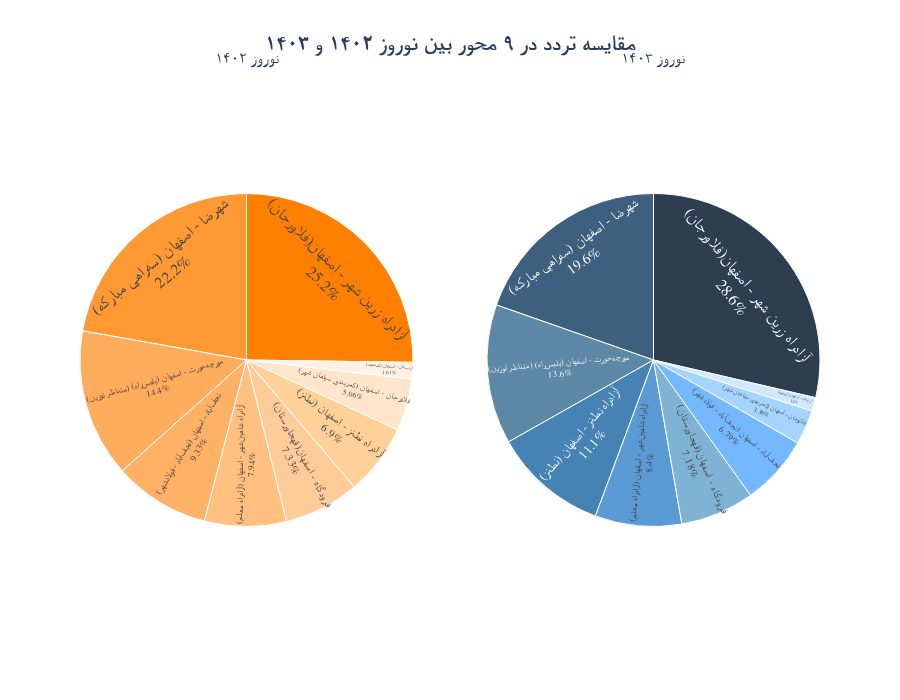

Notebook source saved alongside this figure:
### Code cell
import plotly.graph_objects as go
from plotly.subplots import make_subplots

# Prepare data
df_bar = df_merged[['name_x', 'est_sum_total_est_x', 'est_sum_total_est_y']].copy()
df_bar.columns = ['محور', 'نوروز ۱۴۰۲', 'نوروز ۱۴۰۳']

# Slightly improved colors (dark to light)
colors_1402 = ['#FF8000', '#FF9933', '#FFAD5C', '#FFB266', '#FFC080', '#FFCC99', '#FFD199', '#FFE5CC', '#FFF2E5']
colors_1403 = ['#2C3E50', '#3E5F7D', '#5D89A6', '#4682B4', '#5A9BD5', '#7FB3D5', '#74B9FF', '#A4D4FF', '#D0E8FF']

# Sort data by values (descending) separately for each year
df_bar_1402 = df_bar.sort_values(by='نوروز ۱۴۰۲', ascending=False).reset_index(drop=True)
df_bar_1403 = df_bar.sort_values(by='نوروز ۱۴۰۳', ascending=False).reset_index(drop=True)

# Create subplots
fig = make_subplots(rows=1, cols=2, specs=[[{'type':'domain'}, {'type':'domain'}]])

# First pie chart (Nowruz 1402)
fig.add_trace(go.Pie(
    labels=df_bar_1402['محور'],
    values=df_bar_1402['نوروز ۱۴۰۲'],
    name='نوروز ۱۴۰۲',
    marker=dict(colors=colors_1402[:len(df_bar_1402)]),
    textinfo='percent+label',
), row=1, col=1)

# Second pie chart (Nowruz 1403)
fig.add_trace(go.Pie(
    labels=df_bar_1403['محور'],
    values=df_bar_1403['نوروز ۱۴۰۳'],
    name='نوروز ۱۴۰۳',
    marker=dict(colors=colors_1403[:len(df_bar_1403)]),
    textinfo='percent+label',
), row=1, col=2)

# Layout settings
fig.update_layout(
    title='<b>مقایسه تردد در ۹ محور بین نوروز ۱۴۰۲ و ۱۴۰۳</b>',
    title_x=0.5,
    font=dict(family='Yas', size=16),
    template='plotly_white',
    height=700,
    showlegend=False,  # <--- No legend
    hovermode='closest',
    annotations=[
        dict(text='نوروز ۱۴۰۲', x=0.18, y=1.1, font_size=16, showarrow=False),
        dict(text='نوروز ۱۴۰۳', x=0.82, y=1.1, font_size=16, showarrow=False)
    ]
)

fig.update_traces(
    textposition='inside',
    hoverinfo='label+percent+value',
    marker=dict(line=dict(color='#FFFFFF', width=1))
)

fig.show()

### Figure 1 — Plotly figure (JSON) as saved in the notebook; plotly's stock layout.template omitted (floating-point values rounded to 4 significant figures)
{"data": [{"domain": {"x": [0, 0.45], "y": [0, 1]}, "hoverinfo": "label+percent+value", "labels": ["آزادراه زرين شهر - اصفهان(فلاورجان)", "شهرضا - اصفهان (سهراهي مبارکه)", "مورچهخورت - اصفهان (پليسراه) (متناظر توزين)", "نجفآباد - اصفهان (نجفآباد - فولادشهر)", "آزادراه شاهينشهر - اصفهان (آزادراه معلم)", "فرودگاه - اصفهان(قهجاورستان)", "آزادراه نطنز - اصفهان (نطنز)", "فلاورجان - اصفهان (کمربندي سپاهان شهر)", "اردستان - اصفهان (کمشچه)"], "marker": {"colors": ["#FF8000", "#FF9933", "#FFAD5C", "#FFB266", "#FFC080", "#FFCC99", "#FFD199", "#FFE5CC", "#FFF2E5"], "line": {"color": "#FFFFFF", "width": 1}}, "name": "نوروز ۱۴۰۲", "textinfo": "percent+label", "textposition": "inside", "type": "pie", "values": [418850, 368604, 239134, 154872, 131893, 121710, 114598, 83983, 26769]}, {"domain": {"x": [0.55, 1], "y": [0, 1]}, "hoverinfo": "label+percent+value", "labels": ["آزادراه زرين شهر - اصفهان(فلاورجان)", "شهرضا - اصفهان (سهراهي مبارکه)", "مورچهخورت - اصفهان (پليسراه) (متناظر توزين)", "آزادراه نطنز - اصفهان (نطنز)", "آزادراه شاهينشهر - اصفهان (آزادراه معلم)", "فرودگاه - اصفهان(قهجاورستان)", "نجفآباد - اصفهان (نجفآباد - فولادشهر)", "فلاورجان - اصفهان (کمربندي سپاهان شهر)", "اردستان - اصفهان (کمشچه)"], "marker": {"colors": ["#2C3E50", "#3E5F7D", "#5D89A6", "#4682B4", "#5A9BD5", "#7FB3D5", "#74B9FF", "#A4D4FF", "#D0E8FF"], "line": {"color": "#FFFFFF", "width": 1}}, "name": "نوروز ۱۴۰۳", "textinfo": "percent+label", "textposition": "inside", "type": "pie", "values": [627800.0, 430400.0, 297100.0, 244100.0, 184200.0, 157400.0, 148700.0, 73700.0, 28560.0]}], "layout": {"annotations": [{"font": {"size": 16}, "showarrow": false, "text": "نوروز ۱۴۰۲", "x": 0.18, "y": 1.1}, {"font": {"size": 16}, "showarrow": false, "text": "نوروز ۱۴۰۳", "x": 0.82, "y": 1.1}], "font": {"family": "Yas", "size": 16}, "height": 700, "hovermode": "closest", "showlegend": false, "title": {"text": "<b>مقایسه تردد در ۹ محور بین نوروز ۱۴۰۲ و ۱۴۰۳</b>", "x": 0.5}}}
